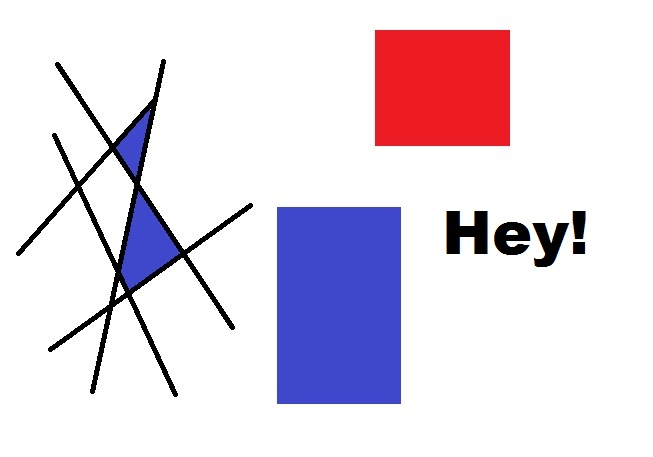
#> input picture Pic-10.jpg, 653 x 457 px, given in place of the camera
$ python '6. edgeDetection.py'   (older library calls are emulated)
#> lines starting #> are read from the running program, lines starting #| are printed output that depends on the picture; after the words box and inside, x2 and y2 are one past the last pixel; in counts of white or black regions, pixels touching at a corner belong together
import cv2
import numpy as np


cap = cv2.VideoCapture(0)

while True:
    _, frame = cap.read()
#> frame is the input picture: shape (457, 653, 3); mean B, G, R 229.7, 216.9, 227
    cv2.imshow('Original', frame)

    # Edge Detection
    # Laplacian Filtering
    laplacian = cv2.Laplacian(frame, cv2.CV_64F)
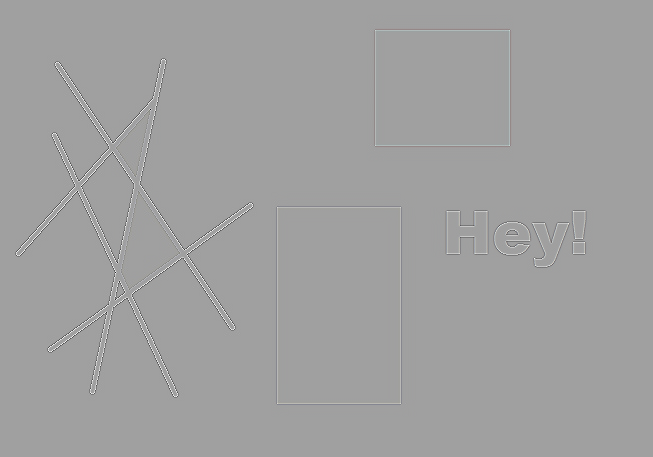
#> laplacian: shape (457, 653, 3) float64; mean B, G, R 0, 0, 0; drawn with min black and max white
    cv2.imshow('Laplacian Filter', laplacian)
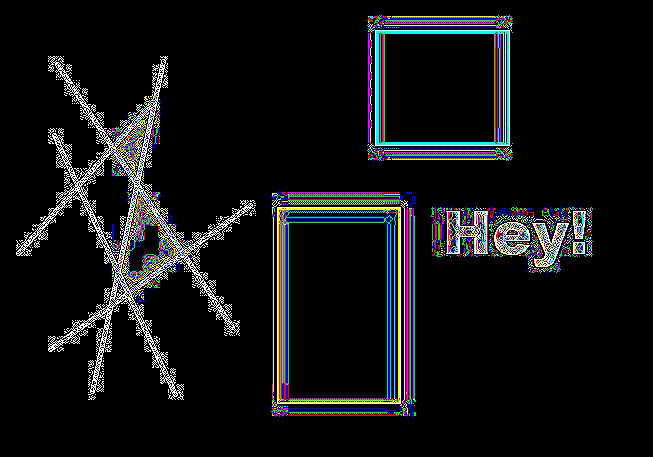
#> window 'Laplacian Filter': shape (457, 653, 3); mean B, G, R 19.4, 18.6, 17.3

    # Sobel Filter
    sobelx = cv2.Sobel(frame, cv2.CV_64F, 1, 0, ksize=5)
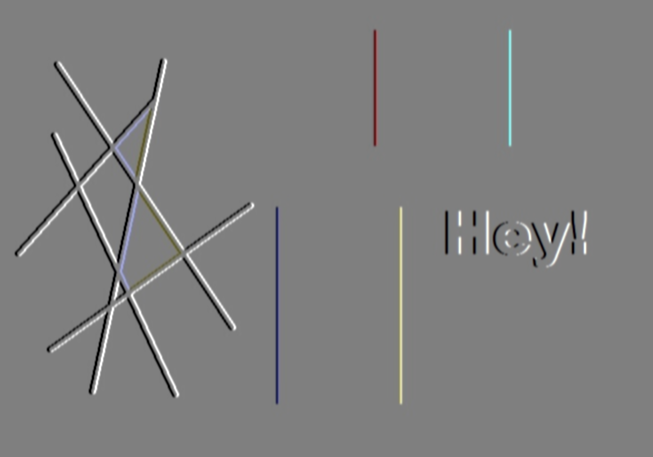
#> sobelx: shape (457, 653, 3) float64; mean B, G, R 0, 0, 0; drawn with min black and max white
    sobely = cv2.Sobel(frame, cv2.CV_64F, 0, 1, ksize=5)
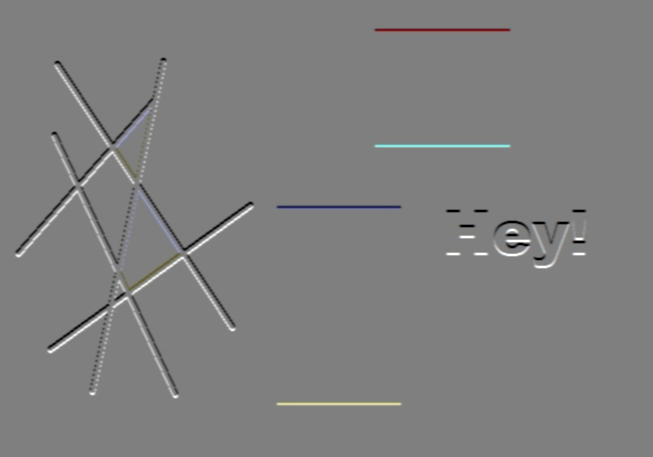
#> sobely: shape (457, 653, 3) float64; mean B, G, R 0, 0, 0; drawn with min black and max white
    cv2.imshow('Sobel Filter in X-direction', sobelx)
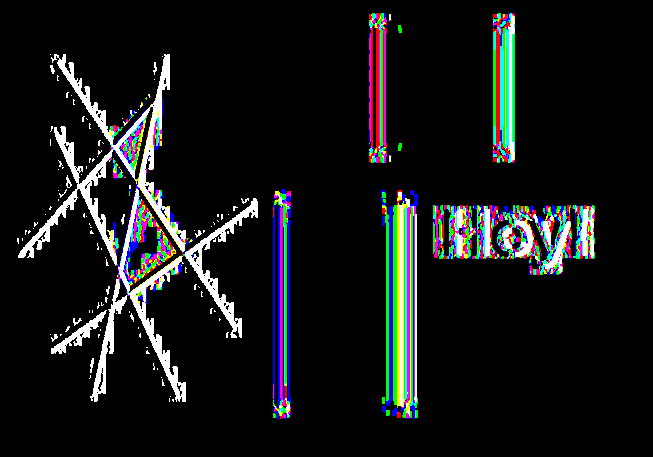
#> window 'Sobel Filter in X-direction': shape (457, 653, 3); mean B, G, R 22.5, 22.3, 20.6
    cv2.imshow('Sobel Filter in Y-direction', sobely)
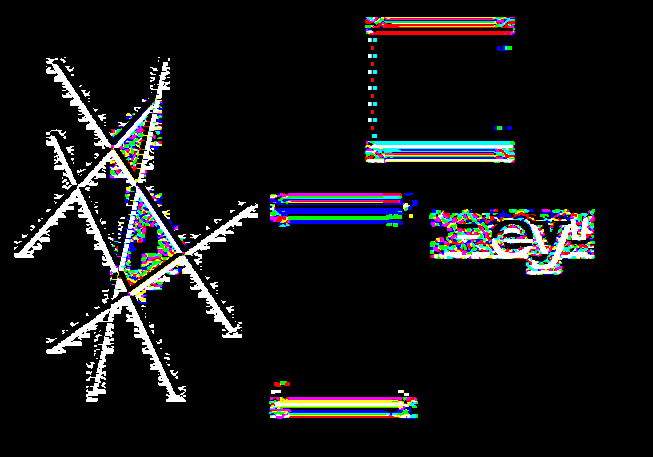
#> window 'Sobel Filter in Y-direction': shape (457, 653, 3); mean B, G, R 21.2, 20.2, 20

    # Canny Edge detector
    edges = cv2.Canny(frame, 150, 200)
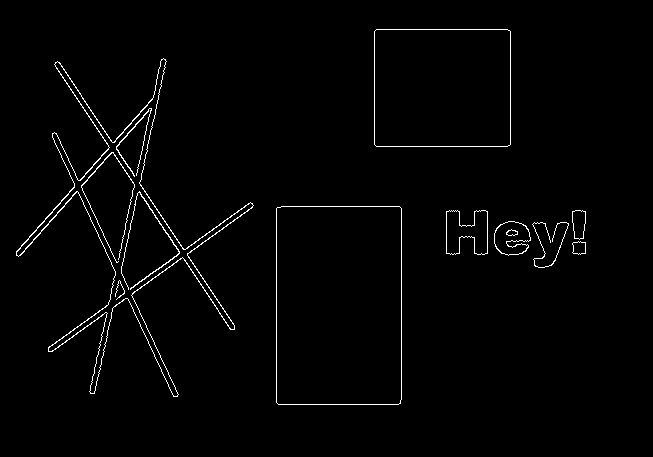
#> edges: shape (457, 653); 1.6% white in thin lines or dots, all inside (x1, y1, x2, y2) = (16, 29, 586, 405)
    cv2.imshow('Canny Edge Detector', edges)


    # On keypress q shutdown
    if cv2.waitKey(5) & 0xFF == ord('q'):
#> (key q is pressed here)
        break

cap.release()
cv2.destroyAllWindows()

$ run again, on Pic-7.jpg
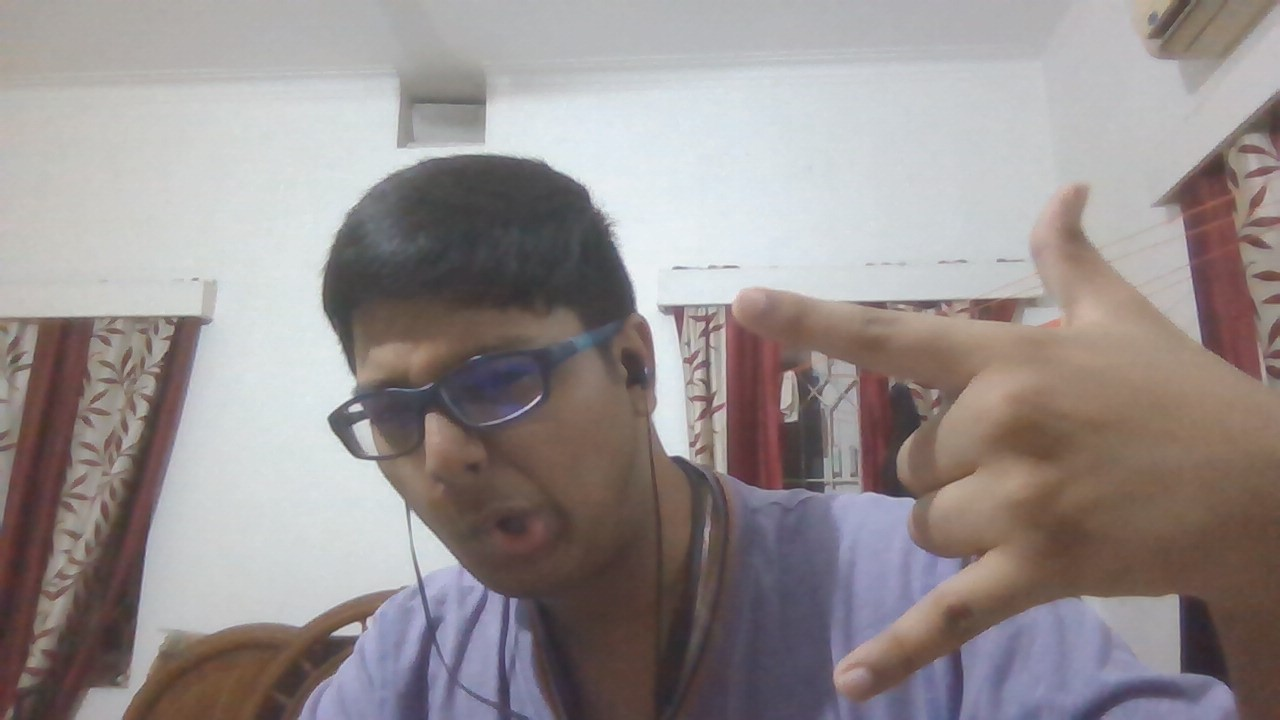
#> input picture Pic-7.jpg, 1280 x 720 px, given in place of the camera
#> frame is the input picture: shape (720, 1280, 3); mean B, G, R 143.1, 143.2, 151
#> `edges = cv2.Canny(frame, 150, 200)`:
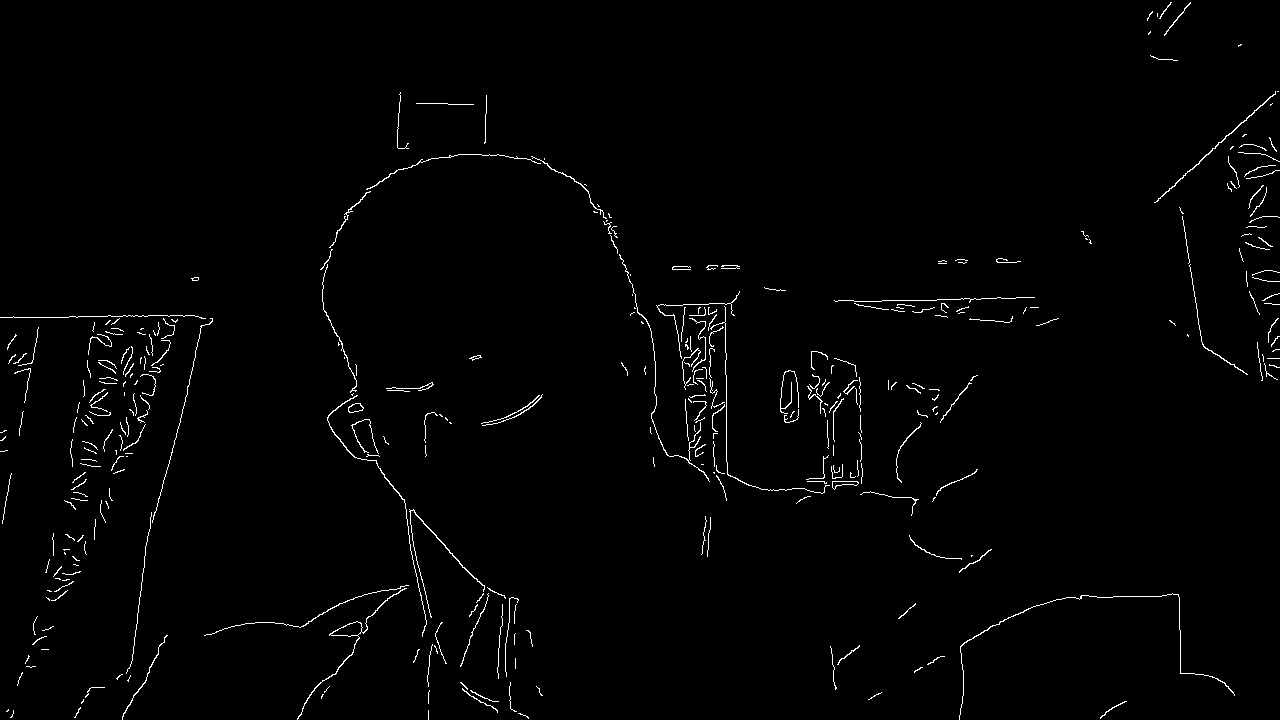
#> edges: shape (720, 1280); 1.3% white in thin lines or dots
